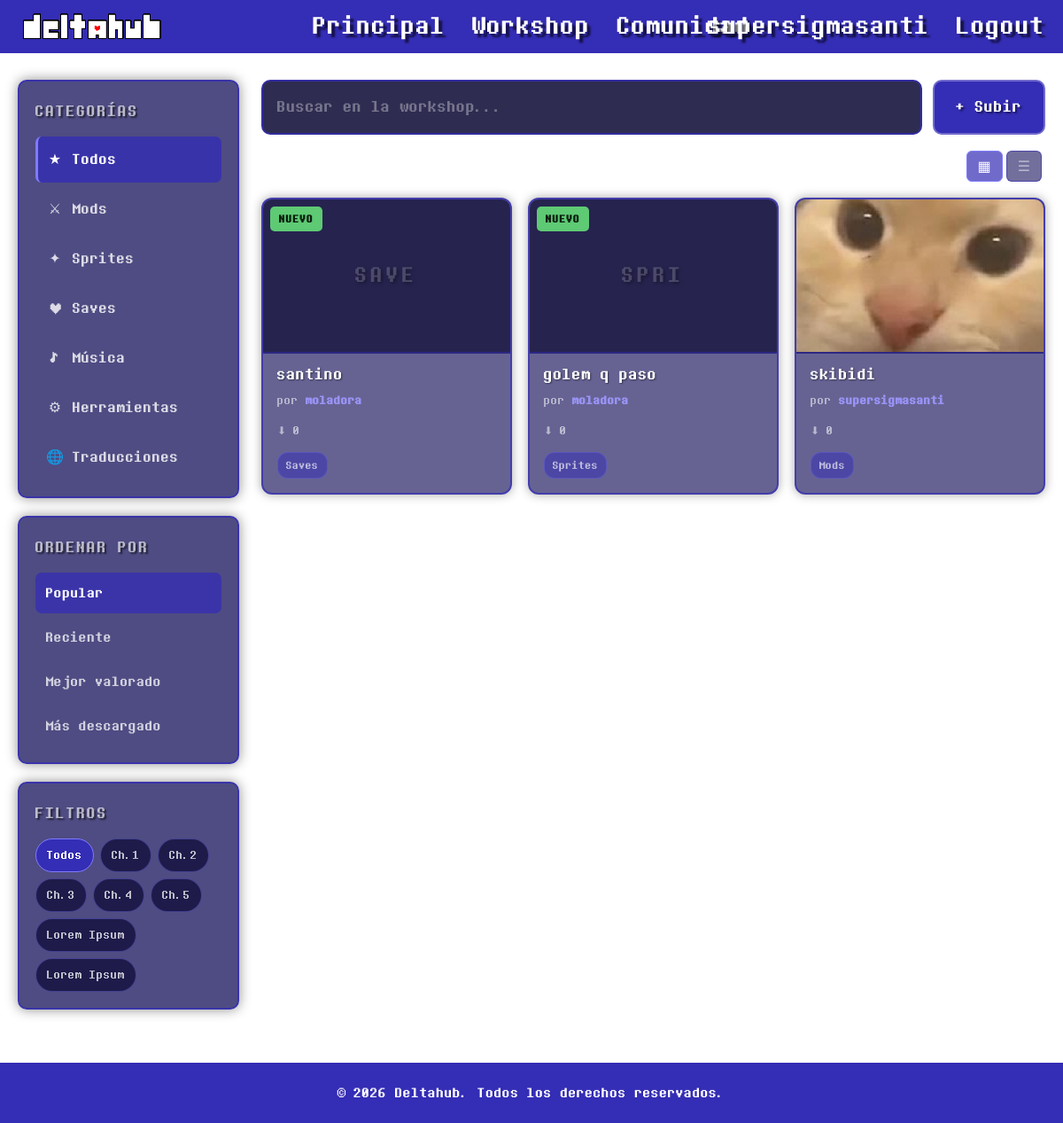
The page /workshop.php (signed in) on the database its author committed.
### tables this page shows
CREATE TABLE `categorias` (
  `id` int(11) NOT NULL,
  `nombre` varchar(50) NOT NULL
);

CREATE TABLE `items` (
  `id` int(11) NOT NULL,
  `usuario_id` int(11) NOT NULL,
  `categoria_id` int(11) NOT NULL,
  `titulo` varchar(100) NOT NULL,
  `descripcion` text DEFAULT NULL,
  `imagen_portada` varchar(255) DEFAULT NULL,
  `fecha_publicacion` datetime DEFAULT current_timestamp(),
  `fecha_actualizacion` datetime DEFAULT NULL,
  `descargas` int(11) DEFAULT 0
);

CREATE TABLE `usuarios` (
  `id` int(11) NOT NULL,
  `nombre_usuario` varchar(50) NOT NULL,
  `email` varchar(100) NOT NULL,
  `password_hash` varchar(255) NOT NULL,
  `avatar_url` varchar(255) DEFAULT NULL,
  `fecha_registro` datetime DEFAULT current_timestamp(),
  `rol` enum('usuario','moderador','admin') DEFAULT 'usuario'
);

### workshop.php (the view, shortened to what this page needs)
<?php
require_once "config/database.php";
function slugify($texto) {
    $texto = mb_strtolower($texto, 'UTF-8');
    $texto = str_replace(['á','é','í','ó','ú','ñ'], ['a','e','i','o','u','n'], $texto);
    return preg_replace('/[^a-z0-9]+/', '', $texto);
}
$iconos_categoria = [
    'mods' => '⚔',
    'sprites' => '✦',
    'saves' => '♥',
    'musica' => '♪',
    'herramientas' => '⚙',
    'traducciones' => '🌐',
];
$categorias = $pdo->query("SELECT id, nombre FROM categorias ORDER BY id")->fetchAll();
$total_items = (int)$pdo->query("SELECT COUNT(*) FROM items")->fetchColumn();
$stmt = $pdo->query("
    SELECT items.*, usuarios.nombre_usuario, categorias.nombre AS categoria_nombre
    FROM items
    JOIN usuarios ON items.usuario_id = usuarios.id
    JOIN categorias ON items.categoria_id = categorias.id
    ORDER BY items.fecha_publicacion DESC
");
$items = $stmt->fetchAll();
?>
<!DOCTYPE html>
<html lang="es">
<head>
    <link rel="stylesheet" href="style.css">
</head>
<body class="workshop">
    <header>
        <a href="index.php" class="header-logo-LoginRegister">
            <img src="imagenes/DeltahubLogo3px.png" alt="logo deltahub">
        </a>
        <a href="index.php" id="shadow">Principal</a>
        <a href="workshop.php" id="shadow">Workshop</a>
        <a href="community.html" id="shadow">Comunidad</a>
        <div class="auth">
            <?php if (isset($_SESSION["usuario_id"])): ?>
                <a href="cuenta.php" id="shadow">
                    <?php echo htmlspecialchars($_SESSION["nombre_usuario"]); ?>
                </a>
                <a href="logout.php" id="shadow">
                    Logout
                </a>
            <?php endif; ?>
        </div>
    </header>
    <main class="workshop-layout">
        <aside class="ws-sidebar">
            <div class="ws-sidebar-section">
                <h3 class="ws-sidebar-title">Categorías</h3>
                <ul class="ws-category-list">
                    <li class="ws-category active" data-category="all">
                        <span class="ws-cat-icon">★</span> Todos
                    </li>
                    <?php foreach ($categorias as $cat):
                        $slug = slugify($cat['nombre']);
                        $icono = $iconos_categoria[$slug] ?? '★';
                    ?>
                    <li class="ws-category" data-category="<?php echo $slug; ?>">
                        <span class="ws-cat-icon"><?php echo $icono; ?></span> <?php echo htmlspecialchars($cat['nombre']); ?>
                    </li>
                    <?php endforeach; ?>
                </ul>
            </div>
            <div class="ws-sidebar-section">
                <h3 class="ws-sidebar-title">Ordenar por</h3>
                <ul class="ws-sort-list">
                    <li class="ws-sort active" data-sort="popular">Popular</li>
                    <li class="ws-sort" data-sort="reciente">Reciente</li>
                    <li class="ws-sort" data-sort="valorado">Mejor valorado</li>
                    <li class="ws-sort" data-sort="descargas">Más descargado</li>
                </ul>
            </div>
            <div class="ws-sidebar-section">
                <h3 class="ws-sidebar-title">Filtros</h3>
                <div class="ws-filter-tags">
                    <button class="ws-tag active">Todos</button>
                    <button data-category="capitulo1" class="ws-tag">Ch.1</button>
                    <button class="ws-tag">Ch.2</button>
                    <button class="ws-tag">Ch.3</button>
                    <button class="ws-tag">Ch.4</button>
                    <button class="ws-tag">Ch.5</button>
                    <button class="ws-tag">Lorem Ipsum</button>
                    <button class="ws-tag">Lorem Ipsum</button>
                </div>
            </div>
        </aside>
        <section class="ws-content">
            <div class="ws-searchbar">
                <div class="ws-search-input-wrap">
                    <input type="text" id="ws-search" placeholder="Buscar en la workshop..." autocomplete="off">
                </div>
                <?php if (isset($_SESSION["usuario_id"])): ?>
                    <a href="subir.php"><button class="ws-upload-btn">+ Subir</button></a>
                <?php else: ?>
                    <a href="login.html"><button class="ws-upload-btn">+ Subir (iniciá sesión)</button></a>
                <?php endif; ?>
            </div>
            <div class="ws-results-bar">
                <span class="ws-results-count">Mostrando <strong id="ws-count-show"><?php echo count($items); ?></strong> de <strong id="ws-count-total"><?php echo $total_items; ?></strong> resultados</span>
                <div class="ws-view-toggle">
                    <button class="ws-view-btn active" data-view="grid" title="Vista cuadrícula">▦</button>
                    <button class="ws-view-btn" data-view="list" title="Vista lista">☰</button>
                </div>
            </div>
            <div class="ws-grid">
                <?php foreach ($items as $item): ?>
                    <?php
                        $slug_item = slugify($item['categoria_nombre']);
                        $es_nuevo = (strtotime($item['fecha_publicacion']) >= strtotime('-7 days'));
                        $tipo_label = mb_strtoupper(mb_substr($item['categoria_nombre'], 0, 4), 'UTF-8');
                    ?>
                    <a class="ws-item-link" href="item.php?id=<?php echo (int)$item['id']; ?>">
                        <article class="ws-item" data-category="<?php echo $slug_item; ?>" data-fecha="<?php echo htmlspecialchars($item['fecha_publicacion']); ?>" data-descargas="<?php echo (int)$item['descargas']; ?>">
                            <div class="ws-item-thumb">
                                <?php if (!empty($item['imagen_portada'])): ?>
                                    <img src="<?php echo htmlspecialchars($item['imagen_portada']); ?>" alt=""
                                         style="width:100%; height:100%; object-fit:cover;">
                                <?php else: ?>
                                    <div class="ws-item-thumb-placeholder"><?php echo htmlspecialchars($tipo_label); ?></div>
                                <?php endif; ?>
                                <?php if ($es_nuevo): ?>
                                    <span class="ws-item-badge new">Nuevo</span>
                                <?php endif; ?>
                            </div>
                            <div class="ws-item-info">
                                <h4 class="ws-item-title"><?php echo htmlspecialchars($item['titulo']); ?></h4>
                                <p class="ws-item-author">por <strong><?php echo htmlspecialchars($item['nombre_usuario']); ?></strong></p>
                                <div class="ws-item-meta">
                                    <span class="ws-item-downloads">⬇ <?php echo (int)$item['descargas']; ?></span>
                                </div>
                                <div class="ws-item-tags">
                                    <span class="ws-item-tag"><?php echo htmlspecialchars($item['categoria_nombre']); ?></span>
                                </div>
                            </div>
                        </article>
                    </a>
                <?php endforeach; ?>
            </div>
        </section>
    </main>
    <footer>
        <p>&copy; 2026 Deltahub. Todos los derechos reservados.</p>
    </footer>
</body>
</html>

### rows shown on the page
categorias: nombre "⚔", nombre "Mods"
categorias: nombre "✦", nombre "Sprites"
categorias: nombre "♥", nombre "Saves"
categorias: nombre "♪", nombre "Música"
categorias: nombre "⚙", nombre "Herramientas"
categorias: nombre "🌐", nombre "Traducciones"
items: categoria.nombre "SAVE", shows "NUEVO", titulo "santino", usuario.nombre_usuario "moladora", descargas "0", categoria.nombre "Saves"
items: categoria.nombre "SPRI", shows "NUEVO", titulo "golem q paso", usuario.nombre_usuario "moladora", descargas "0", categoria.nombre "Sprites"
items: imagen_portada (picture), titulo "skibidi", usuario.nombre_usuario "supersigmasanti", descargas "0", categoria.nombre "Mods"

### other values the page prints
$_SESSION["nombre_usuario"] "supersigmasanti"
